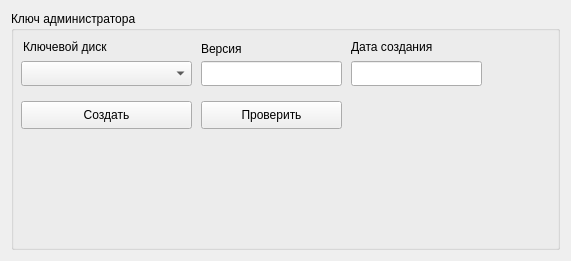
<?xml version="1.0" encoding="UTF-8"?>
<ui version="4.0">
 <class>AdmAud_widget</class>
 <widget class="QWidget" name="AdmAud_widget">
  <property name="geometry">
   <rect>
    <x>0</x>
    <y>0</y>
    <width>571</width>
    <height>261</height>
   </rect>
  </property>
  <property name="windowTitle">
   <string>Form</string>
  </property>
  <layout class="QGridLayout" name="gridLayout">
   <item row="0" column="0">
    <widget class="QGroupBox" name="groupBox_6">
     <property name="sizePolicy">
      <sizepolicy hsizetype="Expanding" vsizetype="Expanding">
       <horstretch>0</horstretch>
       <verstretch>0</verstretch>
      </sizepolicy>
     </property>
     <property name="minimumSize">
      <size>
       <width>0</width>
       <height>110</height>
      </size>
     </property>
     <property name="title">
      <string>Ключ администратора </string>
     </property>
     <widget class="QComboBox" name="comboBox">
      <property name="geometry">
       <rect>
        <x>10</x>
        <y>50</y>
        <width>171</width>
        <height>25</height>
       </rect>
      </property>
     </widget>
     <widget class="QLabel" name="label_16">
      <property name="geometry">
       <rect>
        <x>12</x>
        <y>28</y>
        <width>89</width>
        <height>16</height>
       </rect>
      </property>
      <property name="text">
       <string>Ключевой диск</string>
      </property>
     </widget>
     <widget class="QLineEdit" name="version">
      <property name="geometry">
       <rect>
        <x>190</x>
        <y>50</y>
        <width>141</width>
        <height>25</height>
       </rect>
      </property>
     </widget>
     <widget class="QLineEdit" name="DateTime">
      <property name="geometry">
       <rect>
        <x>340</x>
        <y>50</y>
        <width>131</width>
        <height>25</height>
       </rect>
      </property>
      <property name="text">
       <string/>
      </property>
     </widget>
     <widget class="QLabel" name="label_17">
      <property name="geometry">
       <rect>
        <x>190</x>
        <y>30</y>
        <width>41</width>
        <height>16</height>
       </rect>
      </property>
      <property name="text">
       <string>Версия</string>
      </property>
     </widget>
     <widget class="QLabel" name="label_20">
      <property name="geometry">
       <rect>
        <x>340</x>
        <y>28</y>
        <width>171</width>
        <height>16</height>
       </rect>
      </property>
      <property name="text">
       <string>Дата создания</string>
      </property>
     </widget>
     <widget class="QPushButton" name="Create">
      <property name="geometry">
       <rect>
        <x>10</x>
        <y>90</y>
        <width>171</width>
        <height>28</height>
       </rect>
      </property>
      <property name="text">
       <string>Создать</string>
      </property>
     </widget>
     <widget class="QPushButton" name="ChekIn">
      <property name="geometry">
       <rect>
        <x>190</x>
        <y>90</y>
        <width>141</width>
        <height>28</height>
       </rect>
      </property>
      <property name="text">
       <string>Проверить</string>
      </property>
     </widget>
    </widget>
   </item>
  </layout>
 </widget>
 <resources/>
 <connections/>
</ui>
